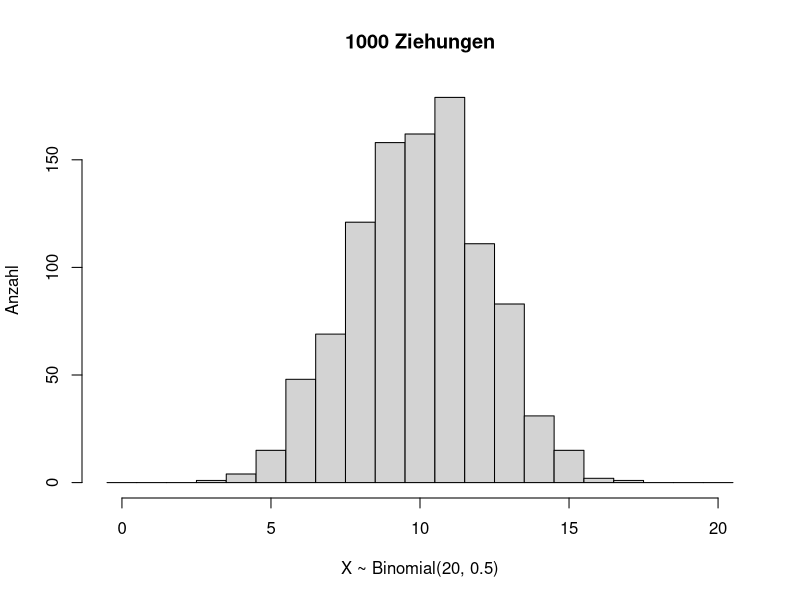
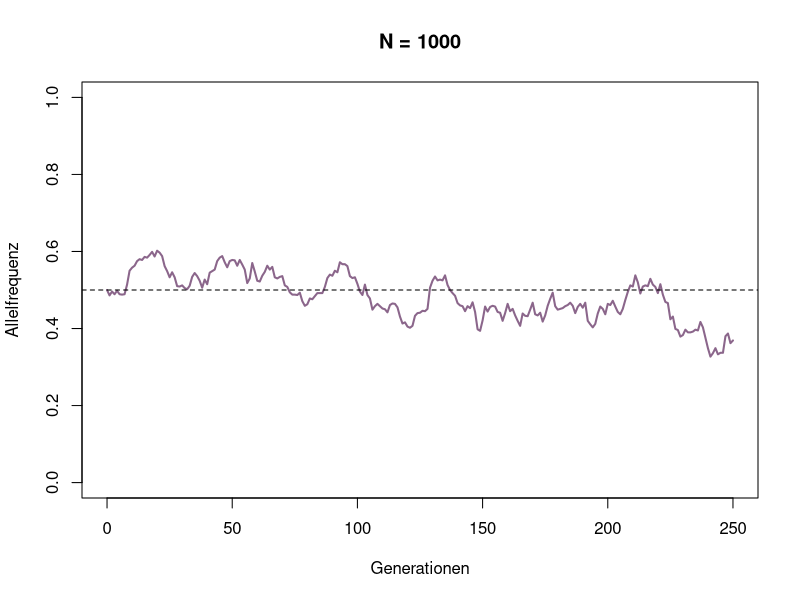
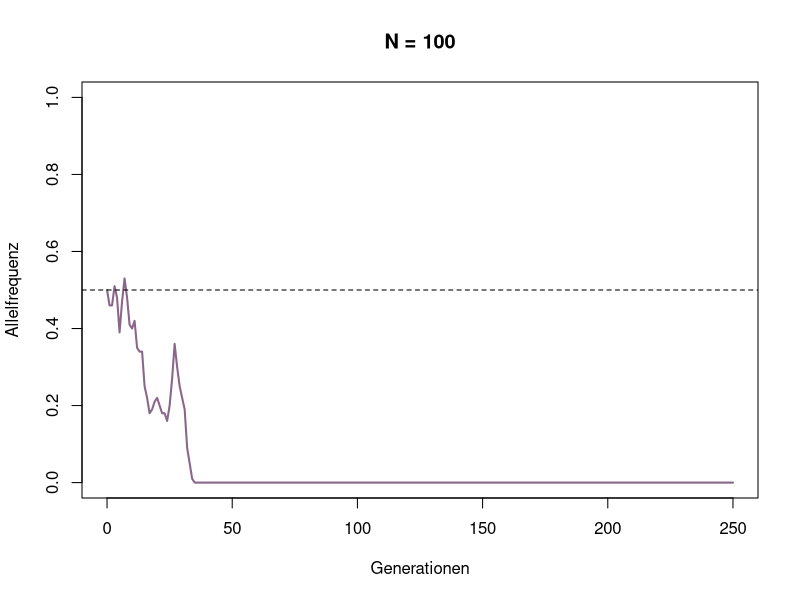
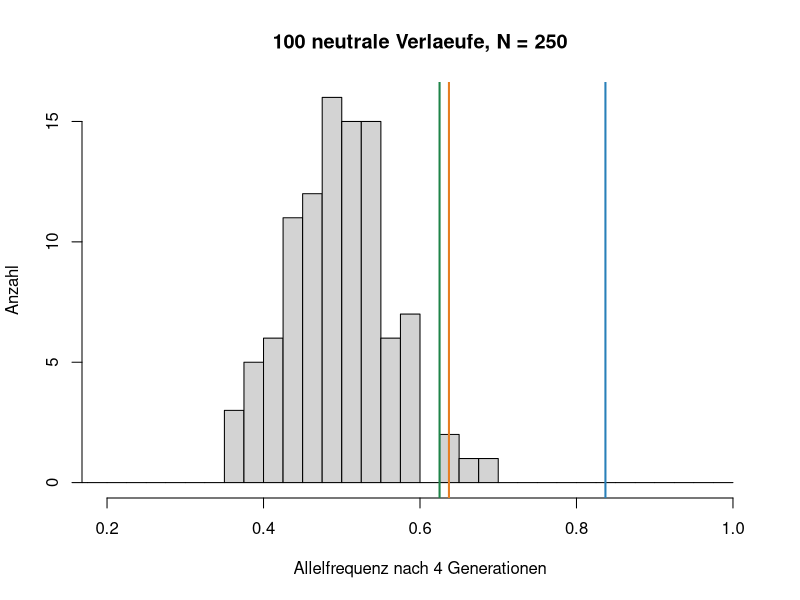
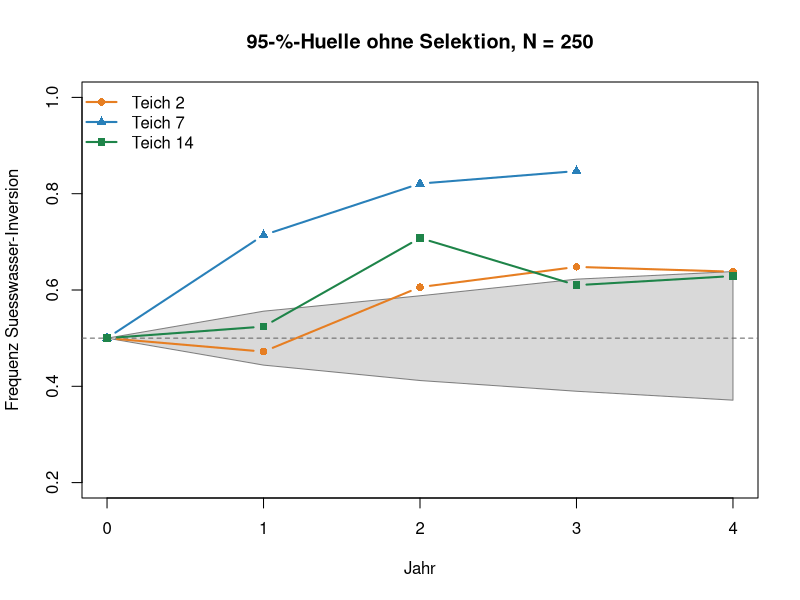
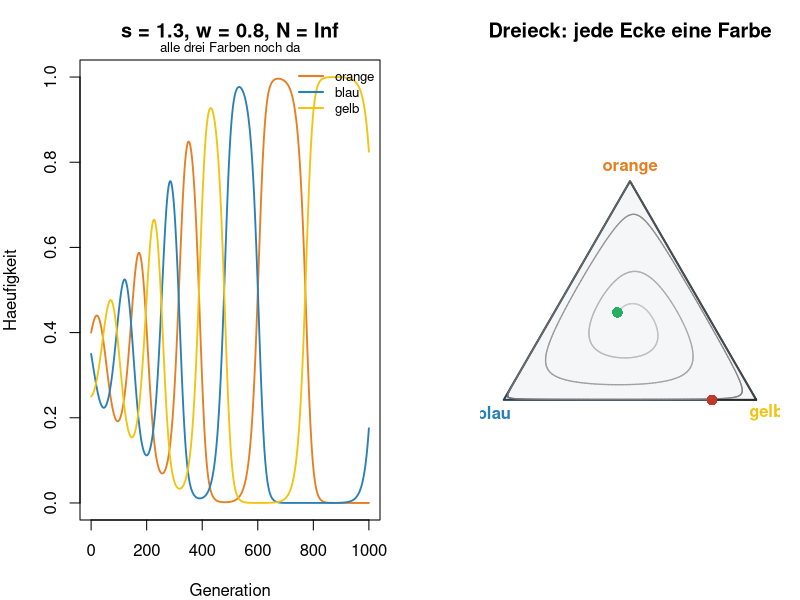
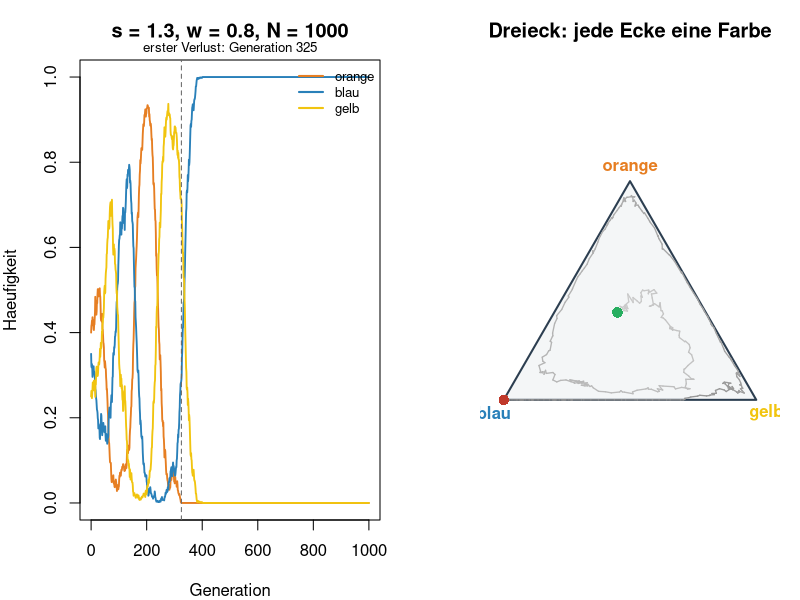
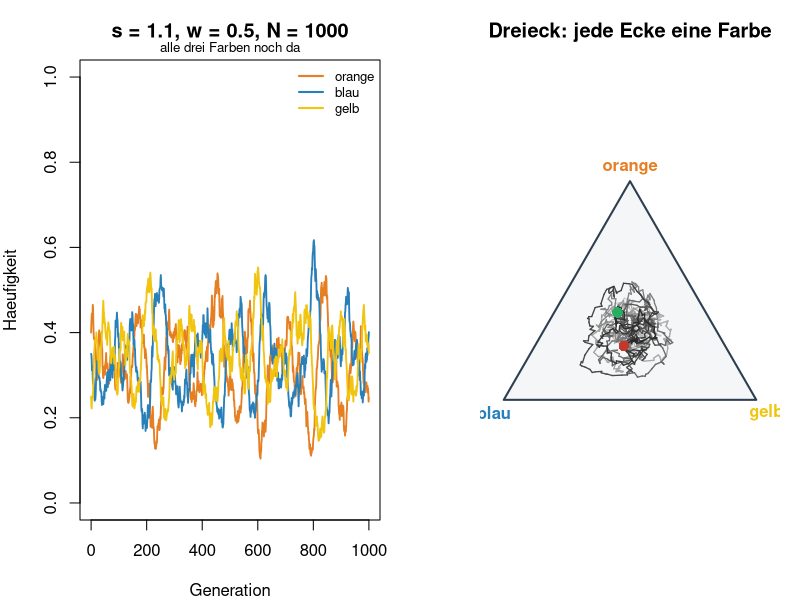

Source code (R) for these figures, in order:
## ---- chunk 1
knitr::opts_chunk$set(echo = TRUE, warning = FALSE, message = FALSE,
                      fig.height = 4.6, fig.width = 7.5)
## ---- chunk 2
set.seed(2026)

x <- rbinom(1000, size = 20, prob = 0.5)
hist(x, breaks = 0:21 - 0.5,
     main = "1000 Ziehungen", xlab = "X ~ Binomial(20, 0.5)", ylab = "Anzahl")
## ---- chunk 3
WF_step <- function(p, N) {
  N_p <- rbinom(1, N, p)   # wie viele der N Individuen tragen das Allel?
  N_p / N
}
## ---- chunk 4
WF_step(p = 0.5, N = 1000)
## ---- chunk 5
simulateWF <- function(p_0, N, generationen = 250) {
  p <- numeric(generationen + 1)
  p[1] <- p_0
  for (t in seq_len(generationen)) {
    p[t + 1] <- WF_step(p[t], N)
  }
  data.frame(generation = 0:generationen, p = p)
}
## ---- chunk 6
#| fig-height: 4
#| fig-width: 7.5
p_0 <- 0.5   # bitte ändern

large_pop <- simulateWF(p_0, N = 1000)

plot(large_pop$generation, large_pop$p, type = "l", lwd = 2, col = "plum4",
     xlab = "Generationen", ylab = "Allelfrequenz", ylim = c(0, 1),
     main = "N = 1000")
abline(h = p_0, lwd = 1, lty = 2)
## ---- chunk 7
#| fig-height: 4
#| fig-width: 7.5
p_0 <- 0.5   # bitte ändern

small_pop <- simulateWF(p_0, N = 100)

plot(small_pop$generation, small_pop$p, type = "l", lwd = 2, col = "plum4",
     xlab = "Generationen", ylab = "Allelfrequenz", ylim = c(0, 1),
     main = "N = 100")
abline(h = p_0, lwd = 1, lty = 2)
## ---- chunk 8
#| fig-height: 4
#| fig-width: 7.5
N <- 250   # bitte ändern

set.seed(2026)
bahnen <- matrix(NA, nrow = 100, ncol = 5)   # eine Zeile pro Bahn, eine Spalte pro Jahr
for (i in 1:100) {
  bahn <- simulateWF(p_0 = 0.5, N = N, generationen = 4)
  bahnen[i, ] <- bahn$p
}
p_ende <- bahnen[, 5]   # Frequenz nach 4 Jahren

hist(p_ende, breaks = seq(0, 1, by = 0.025), xlim = c(0.2, 1),
     main = paste("100 neutrale Verlaeufe, N =", N),
     xlab = "Allelfrequenz nach 4 Generationen", ylab = "Anzahl")
abline(v = c(0.637, 0.625, 0.837), lwd = 2,
       col = c("#e67e22", "#1e8449", "#2980b9"))   # Teich 2, 14, 7

sum(p_ende >= 0.62)   # so hoch wie Teich 2 und 14?
sum(p_ende >= 0.84)   # so hoch wie Teich 7?
## ---- chunk 9
#| fig-height: 4
#| fig-width: 7.5
unten <- numeric(5)
oben  <- numeric(5)
for (j in 1:5) {
  unten[j] <- quantile(bahnen[, j], 0.025)
  oben[j]  <- quantile(bahnen[, j], 0.975)
}

jahr <- 0:4
plot(NA, xlim = c(0, 4), ylim = c(0.2, 1),
     xlab = "Jahr", ylab = "Frequenz Suesswasser-Inversion",
     main = paste("95-%-Huelle ohne Selektion, N =", N))
polygon(c(jahr, rev(jahr)), c(unten, rev(oben)), col = "grey85", border = "grey50")
abline(h = 0.5, lty = 2, col = "grey40")   # Erwartung ohne Selektion

# die Teiche (Teich 7 hat kein Jahr 4)
lines(0:4, c(0.500, 0.472, 0.606, 0.648, 0.638), type = "b", pch = 16, lwd = 2, col = "#e67e22")
lines(0:3, c(0.500, 0.714, 0.821, 0.847),        type = "b", pch = 17, lwd = 2, col = "#2980b9")
lines(0:4, c(0.500, 0.524, 0.708, 0.610, 0.629), type = "b", pch = 15, lwd = 2, col = "#1e8449")
legend("topleft", c("Teich 2", "Teich 7", "Teich 14"), col = c("#e67e22", "#2980b9", "#1e8449"),
       pch = c(16, 17, 15), lwd = 2, bty = "n")
## ---- chunk 10
echsen_matrix <- function(s, w) {
  matrix(c(1, w, s,
           s, 1, w,
           w, s, 1), nrow = 3, byrow = TRUE)
}

# Eine Generation: erst Selektion (wie Woche 4), dann N Männchen ziehen
echsen_schritt <- function(p, A, N, r = 0.3) {
  W <- 2 - as.numeric(A %*% p)            # Fitness jeder Farbe
  W_mittel <- sum(p * W)
  p_sel <- p * (1 + r * (W - W_mittel))   # 1. Selektion
  p_sel <- p_sel / sum(p_sel)
  if (is.infinite(N)) return(p_sel)       # N = Inf: kein Zufall
  as.numeric(rmultinom(1, size = N, prob = p_sel)) / N   # 2. Ziehung
}

# Viele Generationen hintereinander
echsen_lauf <- function(s, w, N, generationen = 1000, p0 = c(0.4, 0.35, 0.25)) {
  A <- echsen_matrix(s, w)
  p <- matrix(NA, nrow = generationen + 1, ncol = 3)
  p[1, ] <- p0
  for (t in 1:generationen) p[t + 1, ] <- echsen_schritt(p[t, ], A, N)
  p
}
## ---- chunk 11
#| code-fold: true
#| code-summary: "Abbildungen (nicht verändern)"
farben3 <- c("#e67e22", "#2980b9", "#f1c40f")

erster_verlust <- function(p) {
  i <- which(apply(p, 1, min) == 0)
  if (length(i)) i[1] - 1 else NA
}

zeige_echsen <- function(s, w, N, generationen = 1000) {
  p <- echsen_lauf(s, w, N, generationen)
  verlust <- erster_verlust(p)
  par(mfrow = c(1, 2), mar = c(4, 4, 3, 1))
  matplot(0:generationen, p, type = "l", lty = 1, lwd = 1.8, col = farben3, ylim = c(0, 1),
          xlab = "Generation", ylab = "Haeufigkeit",
          main = paste0("s = ", s, ", w = ", w, ", N = ", N))
  if (!is.na(verlust)) {
    abline(v = verlust, lty = 2, col = "grey40")
    mtext(paste("erster Verlust: Generation", verlust), side = 3, line = 0.2, cex = 0.8)
  } else {
    mtext("alle drei Farben noch da", side = 3, line = 0.2, cex = 0.8)
  }
  legend("topright", c("orange", "blau", "gelb"), col = farben3, lwd = 2, bty = "n", cex = 0.8)
  # Dreieck: jede Ecke eine Farbe, der Punkt ist die Mischung
  ecke <- rbind(c(0.5, sqrt(3) / 2), c(0, 0), c(1, 0))
  xy <- p %*% ecke
  plot(NA, xlim = c(-0.05, 1.05), ylim = c(-0.08, 0.95), asp = 1, axes = FALSE,
       xlab = "", ylab = "", main = "Dreieck: jede Ecke eine Farbe")
  polygon(ecke, col = "#f4f6f7", border = "#2c3e50", lwd = 2)
  zeit <- seq(0, 1, length.out = nrow(xy))
  segments(xy[-nrow(xy), 1], xy[-nrow(xy), 2], xy[-1, 1], xy[-1, 2],
           col = grey(0.8 - 0.65 * zeit[-1]), lwd = 1.3)
  points(xy[1, 1], xy[1, 2], pch = 16, col = "#27ae60", cex = 1.4)
  points(xy[nrow(xy), 1], xy[nrow(xy), 2], pch = 16, col = "#c0392b", cex = 1.4)
  text(ecke[, 1] + c(0, -0.04, 0.04), ecke[, 2] + c(0.05, -0.05, -0.05),
       c("orange", "blau", "gelb"), col = farben3, font = 2)
  par(mfrow = c(1, 1))
  invisible(p)
}

zeit_bis_verlust <- function(s, w, N, wiederholungen = 20, generationen = 3000) {
  t <- replicate(wiederholungen, erster_verlust(echsen_lauf(s, w, N, generationen)))
  c(verloren = sum(!is.na(t)), median_generation = median(t, na.rm = TRUE))
}
## ---- chunk 12
#| fig-height: 4.2
#| fig-width: 10
zeige_echsen(s = 1.3, w = 0.8, N = Inf)
## ---- chunk 13
#| fig-height: 4.2
#| fig-width: 10
zeige_echsen(s = 1.3, w = 0.8, N = 1000)   # bitte mehrmals ausführen, dann N ändern
## ---- chunk 14
set.seed(1)
zeit_bis_verlust(s = 1.3, w = 0.8, N = 1000)   # bitte N ändern
## ---- chunk 15
#| fig-height: 4.2
#| fig-width: 10
zeige_echsen(s = 1.1, w = 0.5, N = 1000)
## ---- chunk 16
set.seed(1)
zeit_bis_verlust(s = 1.1, w = 0.5, N = 1000)   # bitte N ändern
